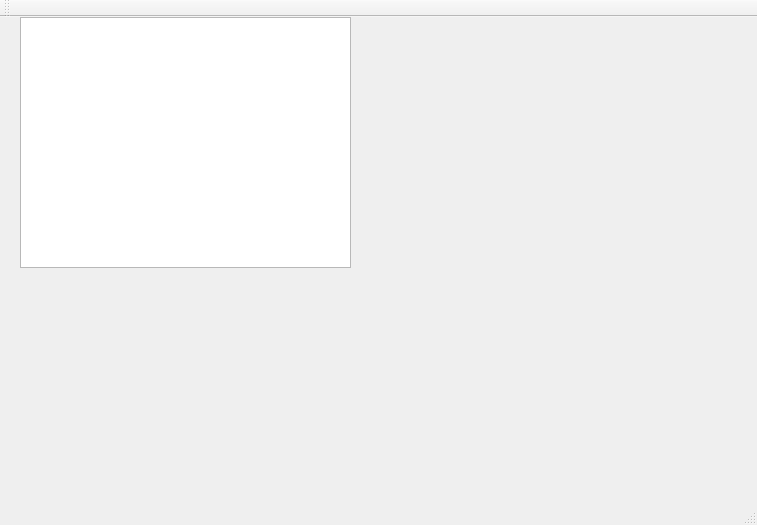
<?xml version="1.0" encoding="UTF-8"?>
<ui version="4.0">
 <class>MainWindow</class>
 <widget class="QMainWindow" name="MainWindow">
  <property name="geometry">
   <rect>
    <x>0</x>
    <y>0</y>
    <width>757</width>
    <height>525</height>
   </rect>
  </property>
  <property name="windowTitle">
   <string>MainWindow</string>
  </property>
  <widget class="QWidget" name="centralWidget">
   <widget class="QGraphicsView" name="GV2">
    <property name="geometry">
     <rect>
      <x>20</x>
      <y>0</y>
      <width>331</width>
      <height>251</height>
     </rect>
    </property>
    <property name="cursor" stdset="0">
     <cursorShape>ForbiddenCursor</cursorShape>
    </property>
    <property name="sceneRect">
     <rectf>
      <x>0.000000000000000</x>
      <y>0.000000000000000</y>
      <width>320.000000000000000</width>
      <height>240.000000000000000</height>
     </rectf>
    </property>
   </widget>
  </widget>
  <widget class="QMenuBar" name="menuBar">
   <property name="geometry">
    <rect>
     <x>0</x>
     <y>0</y>
     <width>757</width>
     <height>22</height>
    </rect>
   </property>
  </widget>
  <widget class="QToolBar" name="mainToolBar">
   <attribute name="toolBarArea">
    <enum>TopToolBarArea</enum>
   </attribute>
   <attribute name="toolBarBreak">
    <bool>false</bool>
   </attribute>
  </widget>
  <widget class="QStatusBar" name="statusBar"/>
 </widget>
 <layoutdefault spacing="6" margin="11"/>
 <resources/>
 <connections/>
</ui>
